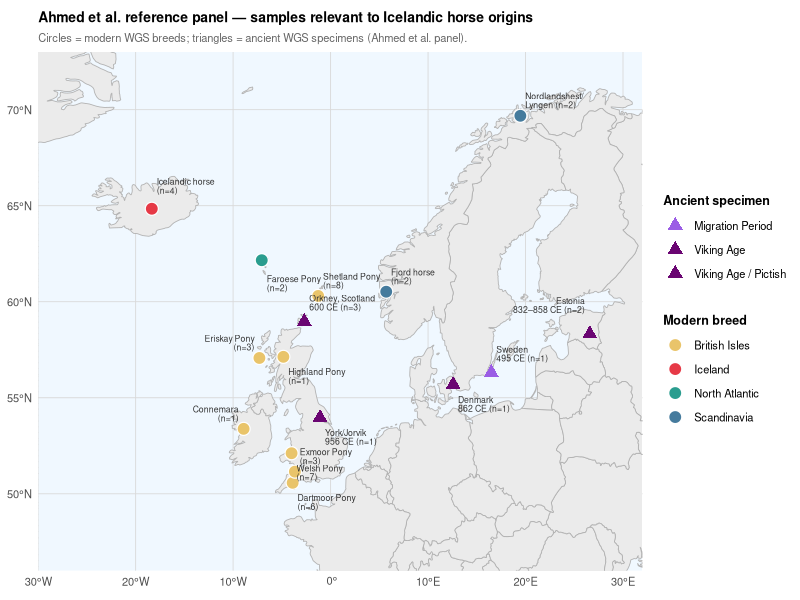
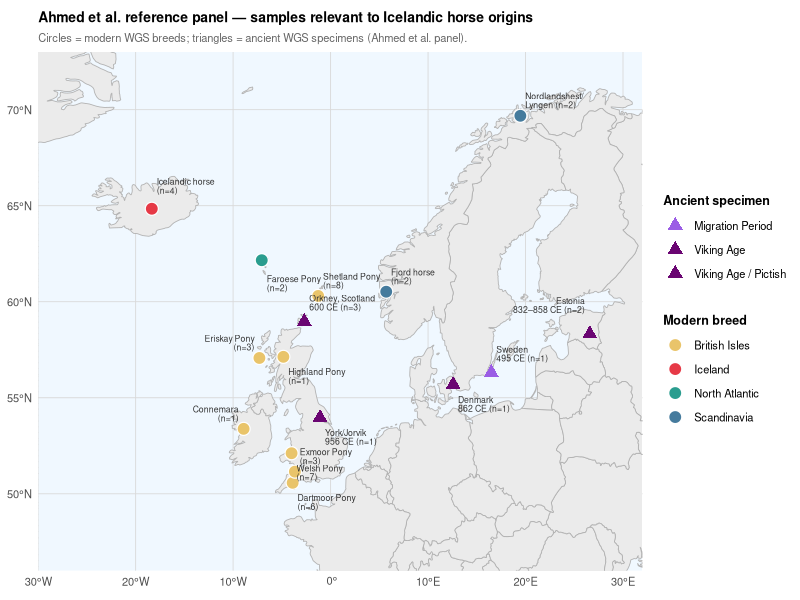
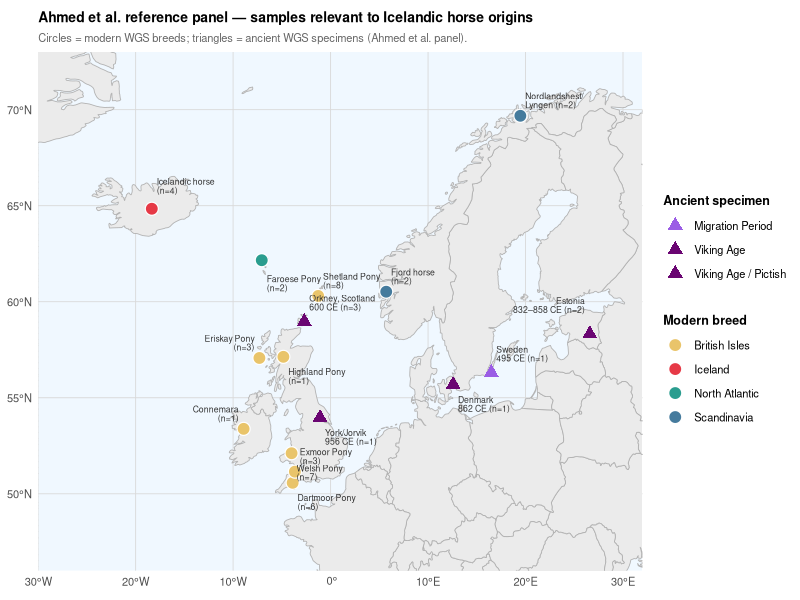

The R source for these figures, in order:
# Map of Ahmed et al. reference panel — samples relevant to Icelandic horse origins
# Modern breeds (circles) and ancient whole-genome specimens (triangles)
# Note: in horse_info_tbl_grp_colors.txt, column "long" = latitude, "lat" = longitude (swapped)

library(ggplot2)
library(rnaturalearth)
library(rnaturalearthdata)
library(sf)
library(dplyr)

# ── Modern breeds ────────────────────────────────────────────────────────────
modern <- data.frame(
  label     = c("Icelandic horse\n(n=4)", "Nordlandshest/\nLyngen (n=2)",
                "Fjord horse\n(n=2)", "Faroese Pony\n(n=2)",
                "Shetland Pony\n(n=8)", "Dartmoor Pony\n(n=6)",
                "Exmoor Pony\n(n=3)", "Eriskay Pony\n(n=3)",
                "Highland Pony\n(n=1)", "Connemara\n(n=1)",
                "Welsh Pony\n(n=7)"),
  lat       = c(64.84,  69.68,  60.52,  62.16,
                60.30,  50.57,  51.15,  57.07,
                57.13,  53.38,  52.11),
  lon       = c(-18.34,  19.47,   5.71,  -7.06,
                 -1.27,  -3.89,  -3.66,  -7.30,
                 -4.84,  -8.92,  -4.00),
  group     = c("Iceland",
                "Scandinavia", "Scandinavia", "North Atlantic",
                "British Isles", "British Isles", "British Isles",
                "British Isles", "British Isles", "British Isles",
                "British Isles"),
  # Per-label nudge: nudge_x shifts horizontally, nudge_y shifts vertically
  nudge_x   = c( 0.5,   0.5,   0.5,   0.5,
                 0.5,   0.5,   0.5,  -0.5,
                 0.5,  -0.5,   0.5),
  nudge_y   = c( 1.2,   0.8,   0.8,  -1.2,
                 0.8,  -1.0,   0.8,   0.8,
                -1.0,   0.8,  -1.0),
  hjust     = c( 0.0,   0.0,   0.0,   0.0,
                 0.0,   0.0,   0.0,   1.0,
                 0.0,   1.0,   0.0)
)

# ── Ancient specimens ─────────────────────────────────────────────────────────
ancient <- data.frame(
  label   = c("Orkney, Scotland\n600 CE (n=3)",
              "York/Jorvik\n956 CE (n=1)",
              "Denmark\n862 CE (n=1)",
              "Sweden\n495 CE (n=1)",
              "Estonia\n832–858 CE (n=2)"),
  lat     = c(58.96,  53.96,  55.68,  56.30,  58.32),
  lon     = c(-2.70,  -1.08,  12.57,  16.49,  26.59),
  period  = c("Viking Age / Pictish",
              "Viking Age",
              "Viking Age",
              "Migration Period",
              "Viking Age"),
  # Estonia: label above-left to stay inside map boundary
  nudge_x = c( 0.5,   0.5,   0.5,   0.5,  -0.5),
  nudge_y = c( 1.0,  -1.0,  -1.0,   1.0,   1.5),
  hjust   = c( 0.0,   0.0,   0.0,   0.0,   1.0)
)

# ── Base map ──────────────────────────────────────────────────────────────────
world <- ne_countries(scale = "medium", returnclass = "sf")

# Colour palettes
breed_colours <- c(
  "Iceland"       = "#E63946",   # red — the target population
  "Scandinavia"   = "#457B9D",   # blue
  "North Atlantic"= "#2A9D8F",   # teal
  "British Isles" = "#E9C46A"    # amber
)

period_colours <- c(
  "Viking Age / Pictish" = "#6A0572",
  "Viking Age"           = "#6A0572",
  "Migration Period"     = "#9B5DE5"
)

# ── Plot ──────────────────────────────────────────────────────────────────────
p <- ggplot() +
  # Base map
  geom_sf(data = world, fill = "grey92", colour = "grey70", linewidth = 0.3) +


  # Ancient specimens — filled triangles
  geom_point(data = ancient,
             aes(x = lon, y = lat, colour = period),
             shape = 17, size = 3.5) +

  # Modern breeds — circles
  geom_point(data = modern,
             aes(x = lon, y = lat, fill = group),
             shape = 21, size = 4, colour = "white", stroke = 0.6) +

  # Labels for modern breeds (per-label positioning)
  geom_text(data = modern,
            aes(x = lon + nudge_x, y = lat + nudge_y, label = label, hjust = hjust),
            size = 2.2, vjust = 0.5,
            lineheight = 0.85, colour = "grey20") +

  # Labels for ancient specimens (per-label positioning)
  geom_text(data = ancient,
            aes(x = lon + nudge_x, y = lat + nudge_y, label = label, hjust = hjust),
            size = 2.2, vjust = 0.5,
            lineheight = 0.85, colour = "grey20") +

  # Map extent: North Atlantic + NW Europe
  coord_sf(xlim = c(-30, 32), ylim = c(46, 73), expand = FALSE) +

  # Scales
  scale_fill_manual(name = "Modern breed", values = breed_colours) +
  scale_colour_manual(name = "Ancient specimen", values = period_colours) +

  # Theme
  theme_minimal(base_size = 10) +
  theme(
    legend.position    = "right",
    legend.text        = element_text(size = 8),
    legend.title       = element_text(size = 9, face = "bold"),
    panel.grid.major   = element_line(colour = "grey85", linewidth = 0.3),
    panel.background   = element_rect(fill = "aliceblue", colour = NA),
    plot.title         = element_text(size = 10, face = "bold"),
    plot.subtitle      = element_text(size = 8, colour = "grey40")
  ) +

  labs(
    title    = "Ahmed et al. reference panel — samples relevant to Icelandic horse origins",
    subtitle = "Circles = modern WGS breeds; triangles = ancient WGS specimens (Ahmed et al. panel).",
    x = NULL, y = NULL
  )

# ── Save ───────────────────────────────────────────────────────────────────────
ggsave("ahmed_panel_map.pdf", plot = p, width = 18, height = 12, units = "cm")
ggsave("ahmed_panel_map.png", plot = p, width = 18, height = 12, units = "cm", dpi = 300)

print(p)
